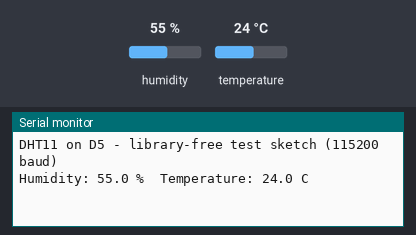
Bench run of a sketch on a simulated Arduino Uno, built with avr-gcc and run on an emulated ATmega328P. On the bench: the last lines printed to the serial monitor. Wiring (inferred from the names in the program): DHT11 sensor: data pin 5. Inputs (shaded band) come from the test bench; at power-on: humidity 55 %, temperature 24 °C.

Above: at 2.7 s.
2.8 s: humidity set to 22 %
At 4.4 s:
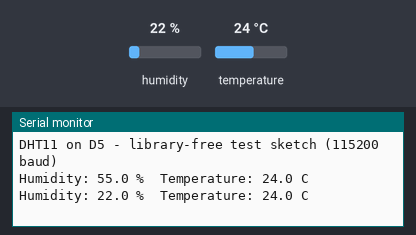
5.5 s: temperature set to 12 °C
At 7.1 s:
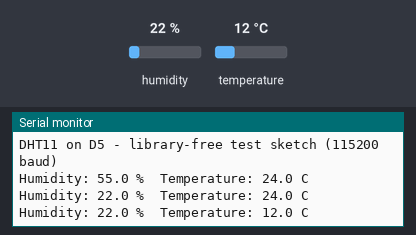
8.2 s: humidity set to 40 %
At 11.3 s:
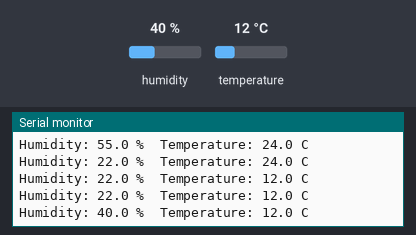
Timing chart, 0 to 12.8 s (numbered marks = the images above; inputs shaded):
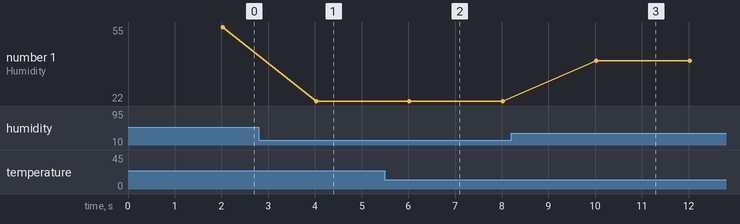

The sketch:

dht11_test.ino
```cpp
/*
  DHTTest.ino
  Reads a DHT11 temperature/humidity sensor on pin D5 and logs
  the readings to the Serial Monitor every 2 seconds.

  Self-contained: no external library needed. The sensor's
  one-wire timing protocol is implemented below.

  Serial Monitor: 115200 baud
*/

#if defined(ESP8266) || defined(ARDUINO_ARCH_ESP8266)
const uint8_t DHT_PIN = 14;   // NodeMCU / Wemos D1 mini: the pin labeled D5 is GPIO14
#elif defined(ESP32) || defined(ARDUINO_ARCH_ESP32)
const uint8_t DHT_PIN = 5;    // ESP32: GPIO5 (the pin labeled D5 / 5 on most dev boards)
#else
const uint8_t DHT_PIN = 5;    // Arduino Uno / Nano / Mega: digital pin D5
#endif

const unsigned long READ_INTERVAL_MS = 2000;  // DHT11 needs >= 1-2 s between reads

// Result codes returned by readDHT11()
const int DHT_OK       = 0;
const int DHT_TIMEOUT  = 1;
const int DHT_CHECKSUM = 2;

float humidityPct  = 0.0;
float temperatureC = 0.0;

// Busy-wait until the pin leaves `state`; false on timeout (microseconds).
bool waitWhile(uint8_t pin, uint8_t state, uint32_t timeout_us) {
  uint32_t t0 = micros();
  while (digitalRead(pin) == state) {
    if (micros() - t0 > timeout_us) return false;
  }
  return true;
}

int readDHT11(uint8_t pin, float &humidity, float &celsius) {
  uint8_t data[5] = {0, 0, 0, 0, 0};

  // 1) Start signal: pull the line LOW for > 18 ms, then release it.
  pinMode(pin, OUTPUT);
  digitalWrite(pin, LOW);
  delay(20);
  digitalWrite(pin, HIGH);
  delayMicroseconds(30);
  pinMode(pin, INPUT_PULLUP);   // release the bus, pull-up takes over

  // 2) Sensor answers with 80 us LOW, then 80 us HIGH.
  if (!waitWhile(pin, HIGH, 100)) return DHT_TIMEOUT;  // sensor pulls LOW
  if (!waitWhile(pin, LOW,  100)) return DHT_TIMEOUT;  // sensor goes HIGH

  // 3) 40 bits follow: ~50 us LOW, then HIGH ~26 us (0) or ~70 us (1).
  for (uint8_t i = 0; i < 40; i++) {
    if (!waitWhile(pin, HIGH, 120)) return DHT_TIMEOUT;  // previous high pulse ends
    if (!waitWhile(pin, LOW, 100))  return DHT_TIMEOUT;  // 50 us low ends
    unsigned long t0 = micros();
    if (!waitWhile(pin, HIGH, 120)) return DHT_TIMEOUT;  // bit's high pulse ends
    data[i / 8] <<= 1;
    if (micros() - t0 > 45) data[i / 8] |= 1;            // long high = 1
  }

  // 4) Checksum = sum of the first four bytes.
  if ((uint8_t)(data[0] + data[1] + data[2] + data[3]) != data[4]) return DHT_CHECKSUM;

  humidity = data[0] + data[1] * 0.1f;                 // %RH
  celsius  = data[2] + (data[3] & 0x7F) * 0.1f;        // deg C
  if (data[3] & 0x80) celsius = -celsius;              // negative flag (rare on DHT11)
  return DHT_OK;
}

void setup() {
  Serial.begin(115200);
  delay(1500);  // let the Serial Monitor connect and the sensor power up
  Serial.println();
  Serial.println(F("DHT11 on D5 - library-free test sketch (115200 baud)"));
}

void loop() {
  static unsigned long lastRead = 0;
  if (millis() - lastRead < READ_INTERVAL_MS) return;
  lastRead = millis();

  int status = readDHT11(DHT_PIN, humidityPct, temperatureC);

  switch (status) {
    case DHT_OK:
      Serial.print(F("Humidity: "));
      Serial.print(humidityPct, 1);
      Serial.print(F(" %\tTemperature: "));
      Serial.print(temperatureC, 1);
      Serial.println(F(" C"));
      break;
    case DHT_TIMEOUT:
      Serial.println(F("ERROR: sensor did not respond - check wiring / pull-up / pin."));
      break;
    case DHT_CHECKSUM:
      Serial.println(F("ERROR: bad checksum - retrying on next cycle."));
      break;
  }
}
```

Measured:
- after the input at 2.8 s, the serial monitor: prints a new line after 1.2 s (image 1)
- after the input at 5.5 s, the serial monitor: prints a new line after 0.52 s (image 2)
- after the input at 8.2 s, the serial monitor: prints a new line after 1.8 s (image 3)
- plotted number 1: 55 → 22 after the input at 2.8 s, 22 → 40 after the input at 8.2 s
